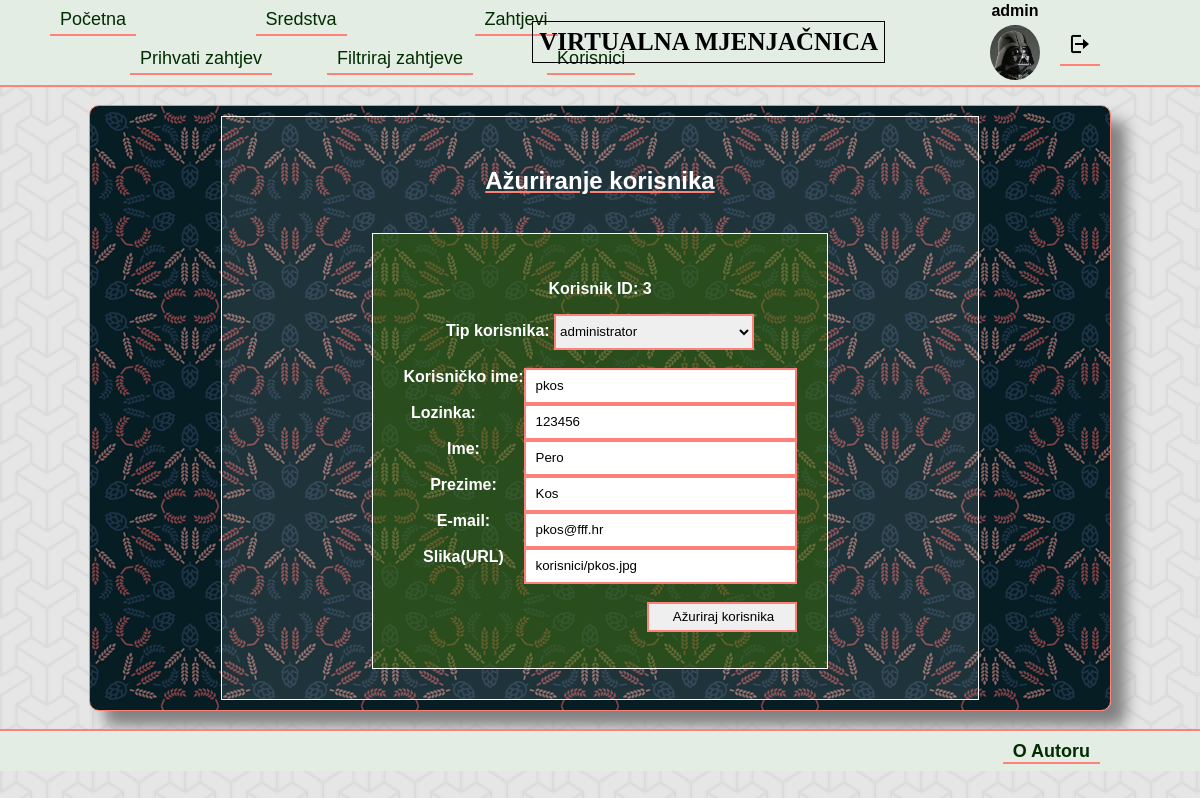
/azurirajKorisnika.php?korisnik=3 (signed in), run on the app's committed database.
### tables this page shows
CREATE TABLE `korisnik` (
  `korisnik_id` INT(10) NOT NULL AUTO_INCREMENT,
  `tip_korisnika_id` INT(10) NOT NULL,
  `korisnicko_ime` VARCHAR(50) NOT NULL,
  `lozinka` VARCHAR(50) NOT NULL,
  `ime` VARCHAR(100) NOT NULL,
  `prezime` VARCHAR(100) NOT NULL,
  `email` VARCHAR(50) NULL,
  `slika` TEXT NULL,
  PRIMARY KEY (`korisnik_id`),
  FOREIGN KEY (`tip_korisnika_id`) REFERENCES `tip_korisnika`(`tip_korisnika_id`)
);

### baza.php (called while the page is built, shortened)
<?php
function upit($dbc, $upit){
  $rezultat=mysqli_query($dbc,$upit);
  return $rezultat;
}
?>

### azurirajKorisnika.php (the view, shortened to what this page needs)
<?php
include("zaglavlje.php");
?>
    <section class="sadrzaj">
      <div class="sadrzajWrap">
        <div class="azurirajKorisnika">
          <h1 class="h1sredstva">Ažuriranje korisnika</h1><br>
          <?php $korisnik=$_GET['korisnik']; ?>
          <form action="azurirajKorisnika.php?korisnik=<?php echo $korisnik; ?>" method="post">
            <?php
            $upit="SELECT * FROM `tip_korisnika`";
            $rezultat=upit($bp,$upit);
            $upit2="SELECT * FROM korisnik WHERE korisnik_id = $korisnik";
            $rezultat2=upit($bp,$upit2);
            $assoc2=mysqli_fetch_assoc($rezultat2);
            if(!isset($_SESSION['kor_id']) || $_SESSION['tip_kor_id'] != 0){
              header("location:index.php");
            }
            else{
              echo "<p style=\"text-align:center;\"><b>Korisnik ID: $korisnik <b></p>";
              echo "<label for=\"tipKorisnika\"><b>Tip korisnika: </b></label>";
              echo "<select class=\"listaMod\" name=\"tipKorisnika\">";
              while($assoc=mysqli_fetch_assoc($rezultat)){
                echo "<option value=\"{$assoc['tip_korisnika_id']}\">{$assoc['naziv']}</option>";
              }
              echo "</select><br><br>";
              echo "<label for=\"korIme\"><b>Korisničko ime:</b></label>";
              echo "<input type=\"text\" name=\"korIme\" size=\"30\" value=\"{$assoc2['korisnicko_ime']}\" placeholder=\"Unesite korisničko ime\"><br><br>";
              echo "<label class=\"marginTecaj\" for=\"lozinka\"><b>Lozinka:</b></label>";
              echo "<input type=\"text\" name=\"lozinka\" size=\"30\" value=\"{$assoc2['lozinka']}\" placeholder=\"Unesite lozinku\"><br><br>";
              echo "<label for=\"Ime\"><b>Ime:</b></label>";
              echo "<input type=\"text\" name=\"Ime\" size=\"30\" value=\"{$assoc2['ime']}\" placeholder=\"Unesite ime korisnika\"><br><br>";
              echo "<label for=\"Prezime\"><b>Prezime:</b></label>";
              echo "<input type=\"text\" name=\"Prezime\" size=\"30\" value=\"{$assoc2['prezime']}\" placeholder=\"Unesite prezime korisnika\"><br><br>";
              echo "<label for=\"eMail\"><b>E-mail:</b></label>";
              echo "<input type=\"text\" name=\"eMail\" size=\"30\" value=\"{$assoc2['email']}\" placeholder=\"Unesite e-Mail\"><br><br>";
              echo "<label for=\"slikaUrl\"><b>Slika(URL)</b></label>";
              echo "<input type=\"text\" name=\"slikaUrl\" size=\"30\" value=\"{$assoc2['slika']}\" placeholder=\"Unesite URL slike\"><br><br><br>";
              echo "<input class=\"submit\" type=\"submit\" name=\"submit\" value=\"Ažuriraj korisnika\" /><br><br>";
          }
            ?>
          </form>
        </div>
      </div>
    </section>
<?php include("podnozje.php"); ?>

### style.css (style rules this page uses)
html { height:100%; }
body { margin:0; width:100%; min-height:100%; font-family:Arial; background-image:url(img/pozadina1.png); }
.submit { width:150px; height:35px; }
.h1sredstva { text-decoration: underline; text-decoration-color: rgb(254, 130, 121); }
.sadrzaj { display:flex; flex-direction: column; align-items: center; height:100%; width:100%; }
.sadrzajWrap { display:flex; flex-direction: column; flex-wrap:wrap; align-items: center; border:1px solid rgb(254, 130, 121); border-radius:10px; width:1000px; background-image:url(img/pozadina.png); box-shadow:15px 15px 15px grey; color:white; padding:10px; }
.azurVal, .dodajValutu, .dodajKorisnika, .azurirajKorisnika { text-align: center; padding:30px 150px 30px 150px; border:1px solid; background-color: rgb(255, 255, 255, 0.1); }
.azurVal input, .dodajValutu input, .dodajKorisnika input, .azurirajKorisnika input, .filtrirajZahtjeve input { height:30px; padding-left: 10px; border:2px solid rgb(254, 130, 121); float: right; }
.azurVal select, .dodajValutu select, .dodajKorisnika select, .azurirajKorisnika select, .filtrirajZahtjeve select { border:2px solid rgb(254, 130, 121); }
.azurVal form, .dodajValutu form, .dodajKorisnika form, .azurirajKorisnika form, .filtrirajZahtjeve form { border:1px solid white; padding:30px; background-color:rgb(53, 102, 0, 0.5); }
.marginTecaj { margin-right: 40px; }
.listaMod { height:36px; width:200px; }

### data on the page
korisnik: korIme "pkos", lozinka "123456", Ime "Pero", Prezime "Kos", eMail "pkos@fff.hr", slikaUrl "korisnici/pkos.jpg"

### other printed values
$_SESSION['kor_ime'] "admin"
$korisnik "3"
form field tipKorisnika "administrator"
